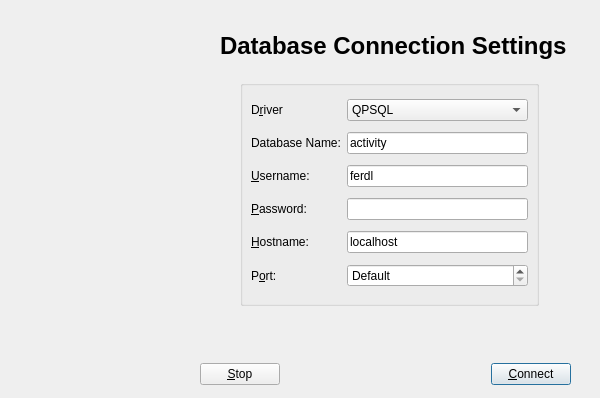
      <widget class="QWidget" name="tab_9">
       <attribute name="title">
        <string>Connection</string>
       </attribute>
       <widget class="QGroupBox" name="connGroupBox">
        <property name="geometry">
         <rect>
          <x>240</x>
          <y>80</y>
          <width>299</width>
          <height>226</height>
         </rect>
        </property>
        <property name="title">
         <string/>
        </property>
        <layout class="QGridLayout" name="_2">
         <property name="margin">
          <number>8</number>
         </property>
         <property name="spacing">
          <number>6</number>
         </property>
         <item row="0" column="1">
          <widget class="QComboBox" name="comboDriver">
           <item>
            <property name="text">
             <string>QPSQL</string>
            </property>
           </item>
          </widget>
         </item>
         <item row="2" column="0">
          <widget class="QLabel" name="textLabel4">
           <property name="text">
            <string>&amp;Username:</string>
           </property>
           <property name="buddy">
            <cstring>editUsername</cstring>
           </property>
          </widget>
         </item>
         <item row="0" column="0">
          <widget class="QLabel" name="textLabel2">
           <property name="text">
            <string>D&amp;river</string>
           </property>
           <property name="buddy">
            <cstring>comboDriver</cstring>
           </property>
          </widget>
         </item>
         <item row="1" column="1">
          <widget class="QLineEdit" name="editDatabase">
           <property name="text">
            <string>activity</string>
           </property>
          </widget>
         </item>
         <item row="5" column="1">
          <widget class="QSpinBox" name="portSpinBox">
           <property name="specialValueText">
            <string>Default</string>
           </property>
           <property name="minimum">
            <number>-1</number>
           </property>
           <property name="maximum">
            <number>65535</number>
           </property>
           <property name="value">
            <number>-1</number>
           </property>
          </widget>
         </item>
         <item row="1" column="0">
          <widget class="QLabel" name="textLabel3">
           <property name="text">
            <string>Database Name:</string>
           </property>
           <property name="buddy">
            <cstring>editDatabase</cstring>
           </property>
          </widget>
         </item>
         <item row="3" column="1">
          <widget class="QLineEdit" name="editPassword">
           <property name="echoMode">
            <enum>QLineEdit::Password</enum>
           </property>
          </widget>
         </item>
         <item row="2" column="1">
          <widget class="QLineEdit" name="editUsername">
           <property name="text">
            <string>ferdl</string>
           </property>
          </widget>
         </item>
         <item row="4" column="1">
          <widget class="QLineEdit" name="editHostname">
           <property name="text">
            <string>localhost</string>
           </property>
          </widget>
         </item>
         <item row="4" column="0">
          <widget class="QLabel" name="textLabel5">
           <property name="text">
            <string>&amp;Hostname:</string>
           </property>
           <property name="buddy">
            <cstring>editHostname</cstring>
           </property>
          </widget>
         </item>
         <item row="5" column="0">
          <widget class="QLabel" name="textLabel5_2">
           <property name="text">
            <string>P&amp;ort:</string>
           </property>
           <property name="buddy">
            <cstring>portSpinBox</cstring>
           </property>
          </widget>
         </item>
         <item row="3" column="0">
          <widget class="QLabel" name="textLabel4_2">
           <property name="text">
            <string>&amp;Password:</string>
           </property>
           <property name="buddy">
            <cstring>editPassword</cstring>
           </property>
          </widget>
         </item>
        </layout>
       </widget>
       <widget class="QWidget" name="layoutWidget">
        <property name="geometry">
         <rect>
          <x>200</x>
          <y>360</y>
          <width>371</width>
          <height>29</height>
         </rect>
        </property>
        <layout class="QHBoxLayout" name="horizontalLayout_6">
         <item>
          <widget class="QPushButton" name="cancelButton">
           <property name="text">
            <string>&amp;Stop</string>
           </property>
          </widget>
         </item>
         <item>
          <spacer name="spacer">
           <property name="orientation">
            <enum>Qt::Horizontal</enum>
           </property>
           <property name="sizeHint" stdset="0">
            <size>
             <width>40</width>
             <height>20</height>
            </size>
           </property>
          </spacer>
         </item>
         <item>
          <widget class="QPushButton" name="okButton">
           <property name="text">
            <string>&amp;Connect</string>
           </property>
           <property name="default">
            <bool>true</bool>
           </property>
          </widget>
         </item>
        </layout>
       </widget>
       <widget class="QLabel" name="label_32">
        <property name="geometry">
         <rect>
          <x>220</x>
          <y>30</y>
          <width>371</width>
          <height>31</height>
         </rect>
        </property>
        <property name="font">
         <font>
          <pointsize>18</pointsize>
          <weight>75</weight>
          <bold>true</bold>
         </font>
        </property>
        <property name="text">
         <string>Database Connection Settings</string>
        </property>
       </widget>
      </widget>
